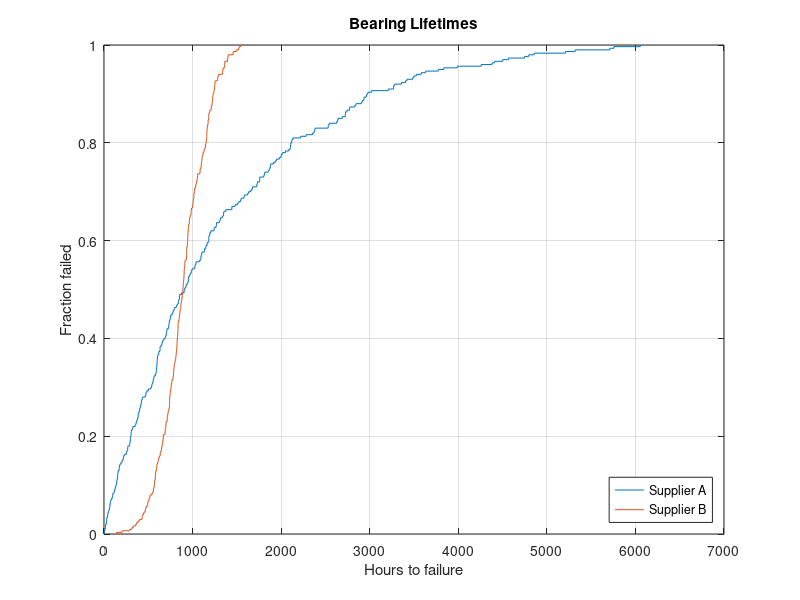

MATLAB code to generate this figure:
rng(9);
lifetime_a = -1200*log(rand(300, 1));
lifetime_b = 900 + 250*randn(300, 1);

cdfplot(lifetime_a);
hold on;
cdfplot(lifetime_b);
hold off;
title('Bearing Lifetimes');
xlabel('Hours to failure');
ylabel('Fraction failed');
legend('Supplier A', 'Supplier B', 'Location', 'southeast');
